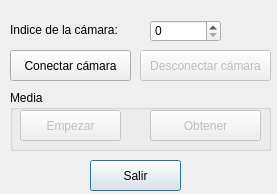
<?xml version="1.0" encoding="UTF-8"?>
<ui version="4.0">
 <class>mediadevideo</class>
 <widget class="QDialog" name="mediadevideo">
  <property name="windowModality">
   <enum>Qt::WindowModality::WindowModal</enum>
  </property>
  <property name="geometry">
   <rect>
    <x>0</x>
    <y>0</y>
    <width>277</width>
    <height>194</height>
   </rect>
  </property>
  <property name="minimumSize">
   <size>
    <width>277</width>
    <height>194</height>
   </size>
  </property>
  <property name="maximumSize">
   <size>
    <width>277</width>
    <height>194</height>
   </size>
  </property>
  <property name="windowTitle">
   <string>Vídeo a imagen media...</string>
  </property>
  <property name="windowIcon">
   <iconset resource="recursos.qrc">
    <normaloff>:/imagenes/icono.png</normaloff>:/imagenes/icono.png</iconset>
  </property>
  <widget class="QPushButton" name="pushButton">
   <property name="geometry">
    <rect>
     <x>10</x>
     <y>50</y>
     <width>121</width>
     <height>31</height>
    </rect>
   </property>
   <property name="text">
    <string>Conectar cámara</string>
   </property>
  </widget>
  <widget class="QLabel" name="label">
   <property name="geometry">
    <rect>
     <x>10</x>
     <y>22</y>
     <width>131</width>
     <height>16</height>
    </rect>
   </property>
   <property name="text">
    <string>Indice de la cámara:</string>
   </property>
  </widget>
  <widget class="QSpinBox" name="spinBox">
   <property name="geometry">
    <rect>
     <x>150</x>
     <y>20</y>
     <width>71</width>
     <height>22</height>
    </rect>
   </property>
   <property name="maximum">
    <number>10000</number>
   </property>
  </widget>
  <widget class="QPushButton" name="pushButton_2">
   <property name="enabled">
    <bool>false</bool>
   </property>
   <property name="geometry">
    <rect>
     <x>140</x>
     <y>50</y>
     <width>131</width>
     <height>31</height>
    </rect>
   </property>
   <property name="text">
    <string>Desconectar cámara</string>
   </property>
  </widget>
  <widget class="QGroupBox" name="groupBox">
   <property name="geometry">
    <rect>
     <x>10</x>
     <y>90</y>
     <width>261</width>
     <height>61</height>
    </rect>
   </property>
   <property name="title">
    <string>Media</string>
   </property>
   <widget class="QPushButton" name="pushButton_3">
    <property name="enabled">
     <bool>false</bool>
    </property>
    <property name="geometry">
     <rect>
      <x>10</x>
      <y>20</y>
      <width>101</width>
      <height>31</height>
     </rect>
    </property>
    <property name="text">
     <string>Empezar</string>
    </property>
   </widget>
   <widget class="QPushButton" name="pushButton_4">
    <property name="enabled">
     <bool>false</bool>
    </property>
    <property name="geometry">
     <rect>
      <x>140</x>
      <y>20</y>
      <width>111</width>
      <height>31</height>
     </rect>
    </property>
    <property name="text">
     <string>Obtener</string>
    </property>
   </widget>
  </widget>
  <widget class="QPushButton" name="pushButton_5">
   <property name="geometry">
    <rect>
     <x>90</x>
     <y>160</y>
     <width>91</width>
     <height>31</height>
    </rect>
   </property>
   <property name="text">
    <string>Salir</string>
   </property>
   <property name="default">
    <bool>true</bool>
   </property>
  </widget>
 </widget>
 <resources>
  <include location="recursos.qrc"/>
 </resources>
 <connections/>
</ui>
